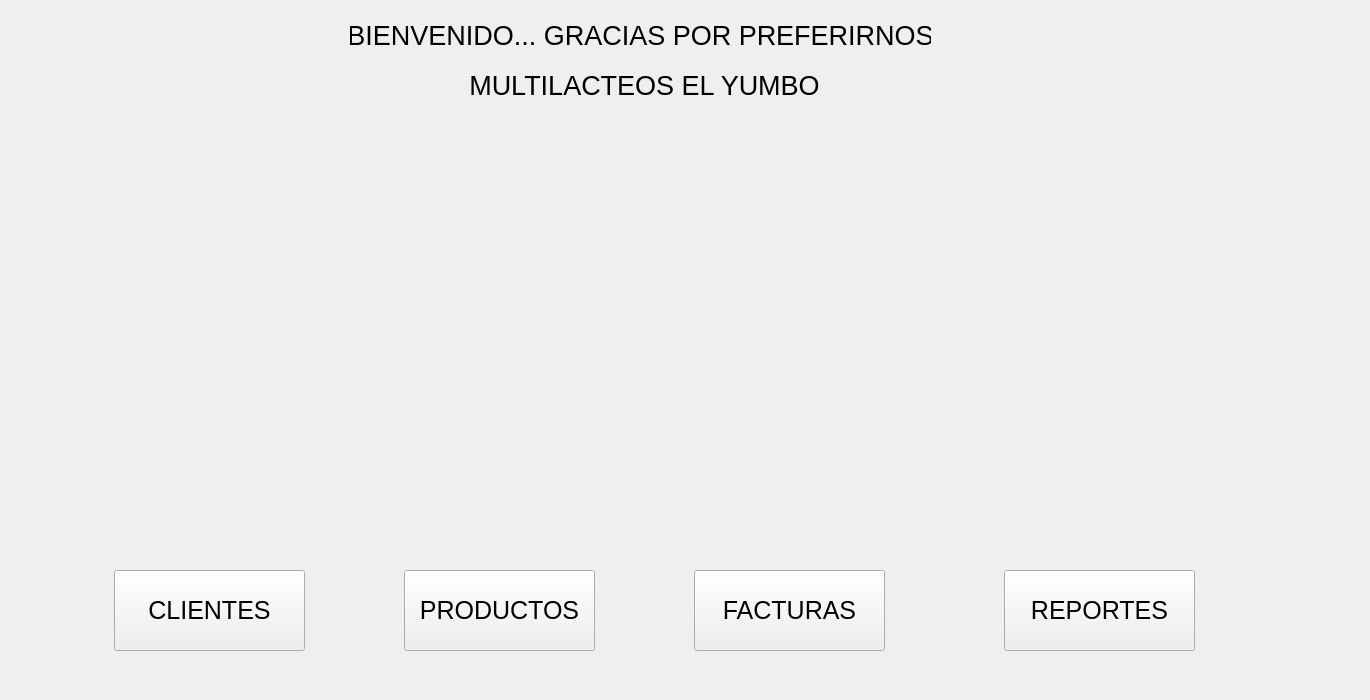
<?xml version="1.0" encoding="UTF-8"?>
<ui version="4.0">
 <class>WindowYumbo</class>
 <widget class="QWidget" name="WindowYumbo">
  <property name="geometry">
   <rect>
    <x>0</x>
    <y>0</y>
    <width>1370</width>
    <height>700</height>
   </rect>
  </property>
  <property name="windowTitle">
   <string>Multilacteos el Yumbo</string>
  </property>
  <property name="windowIcon">
   <iconset>
    <normaloff>../icono.png</normaloff>../icono.png</iconset>
  </property>
  <widget class="QPushButton" name="btnClients">
   <property name="geometry">
    <rect>
     <x>114</x>
     <y>570</y>
     <width>191</width>
     <height>81</height>
    </rect>
   </property>
   <property name="font">
    <font>
     <pointsize>19</pointsize>
    </font>
   </property>
   <property name="cursor">
    <cursorShape>PointingHandCursor</cursorShape>
   </property>
   <property name="text">
    <string>CLIENTES</string>
   </property>
   <property name="autoRepeatInterval">
    <number>100</number>
   </property>
  </widget>
  <widget class="QPushButton" name="btnReports">
   <property name="geometry">
    <rect>
     <x>1004</x>
     <y>570</y>
     <width>191</width>
     <height>81</height>
    </rect>
   </property>
   <property name="font">
    <font>
     <pointsize>19</pointsize>
    </font>
   </property>
   <property name="cursor">
    <cursorShape>PointingHandCursor</cursorShape>
   </property>
   <property name="text">
    <string>REPORTES</string>
   </property>
   <property name="autoRepeatInterval">
    <number>100</number>
   </property>
  </widget>
  <widget class="QPushButton" name="btnBills">
   <property name="geometry">
    <rect>
     <x>694</x>
     <y>570</y>
     <width>191</width>
     <height>81</height>
    </rect>
   </property>
   <property name="font">
    <font>
     <pointsize>19</pointsize>
    </font>
   </property>
   <property name="cursor">
    <cursorShape>PointingHandCursor</cursorShape>
   </property>
   <property name="text">
    <string>FACTURAS</string>
   </property>
   <property name="autoRepeatInterval">
    <number>100</number>
   </property>
  </widget>
  <widget class="QLabel" name="lb_cheese">
   <property name="geometry">
    <rect>
     <x>94</x>
     <y>120</y>
     <width>371</width>
     <height>421</height>
    </rect>
   </property>
   <property name="text">
    <string/>
   </property>
   <property name="pixmap">
    <pixmap>../queso-doble-crema.jpg</pixmap>
   </property>
   <property name="scaledContents">
    <bool>true</bool>
   </property>
   <property name="wordWrap">
    <bool>false</bool>
   </property>
  </widget>
  <widget class="QLabel" name="label_2">
   <property name="geometry">
    <rect>
     <x>404</x>
     <y>60</y>
     <width>481</width>
     <height>41</height>
    </rect>
   </property>
   <property name="font">
    <font>
     <pointsize>20</pointsize>
    </font>
   </property>
   <property name="layoutDirection">
    <enum>Qt::LeftToRight</enum>
   </property>
   <property name="text">
    <string>MULTILACTEOS EL YUMBO</string>
   </property>
   <property name="alignment">
    <set>Qt::AlignBottom|Qt::AlignHCenter</set>
   </property>
   <property name="margin">
    <number>4</number>
   </property>
  </widget>
  <widget class="QLabel" name="lb_derivates">
   <property name="geometry">
    <rect>
     <x>894</x>
     <y>120</y>
     <width>371</width>
     <height>421</height>
    </rect>
   </property>
   <property name="text">
    <string/>
   </property>
   <property name="pixmap">
    <pixmap>../Derivados.jpg</pixmap>
   </property>
   <property name="scaledContents">
    <bool>true</bool>
   </property>
  </widget>
  <widget class="QLabel" name="lb_yogurt">
   <property name="geometry">
    <rect>
     <x>494</x>
     <y>120</y>
     <width>371</width>
     <height>421</height>
    </rect>
   </property>
   <property name="text">
    <string/>
   </property>
   <property name="pixmap">
    <pixmap>../Yogurt.jpg</pixmap>
   </property>
   <property name="scaledContents">
    <bool>true</bool>
   </property>
   <property name="wordWrap">
    <bool>false</bool>
   </property>
  </widget>
  <widget class="QPushButton" name="btnProducts">
   <property name="geometry">
    <rect>
     <x>404</x>
     <y>570</y>
     <width>191</width>
     <height>81</height>
    </rect>
   </property>
   <property name="font">
    <font>
     <pointsize>19</pointsize>
    </font>
   </property>
   <property name="cursor">
    <cursorShape>PointingHandCursor</cursorShape>
   </property>
   <property name="text">
    <string>PRODUCTOS</string>
   </property>
   <property name="autoRepeatInterval">
    <number>100</number>
   </property>
  </widget>
  <widget class="QLabel" name="label">
   <property name="geometry">
    <rect>
     <x>350</x>
     <y>10</y>
     <width>581</width>
     <height>41</height>
    </rect>
   </property>
   <property name="font">
    <font>
     <pointsize>20</pointsize>
    </font>
   </property>
   <property name="layoutDirection">
    <enum>Qt::LeftToRight</enum>
   </property>
   <property name="text">
    <string>BIENVENIDO... GRACIAS POR PREFERIRNOS</string>
   </property>
   <property name="alignment">
    <set>Qt::AlignBottom|Qt::AlignHCenter</set>
   </property>
   <property name="margin">
    <number>4</number>
   </property>
  </widget>
 </widget>
 <resources/>
 <connections/>
</ui>
